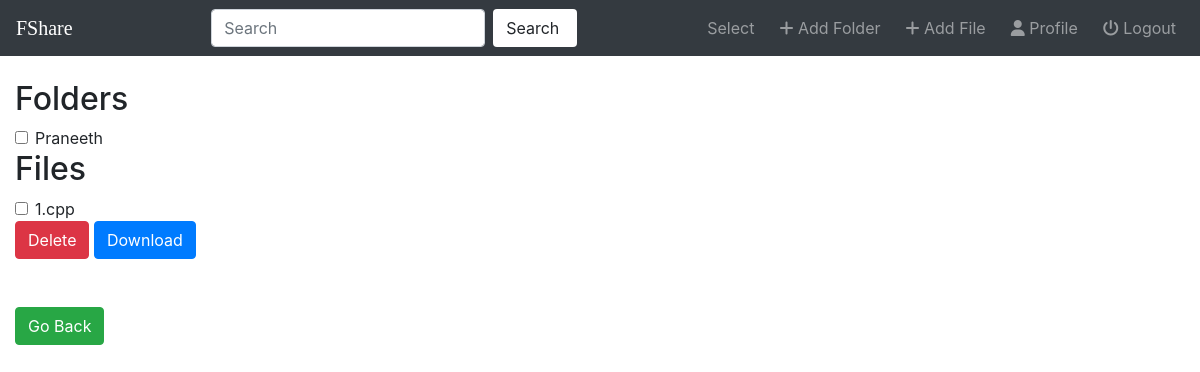
The app's page /fileshare/select/23/, older data.
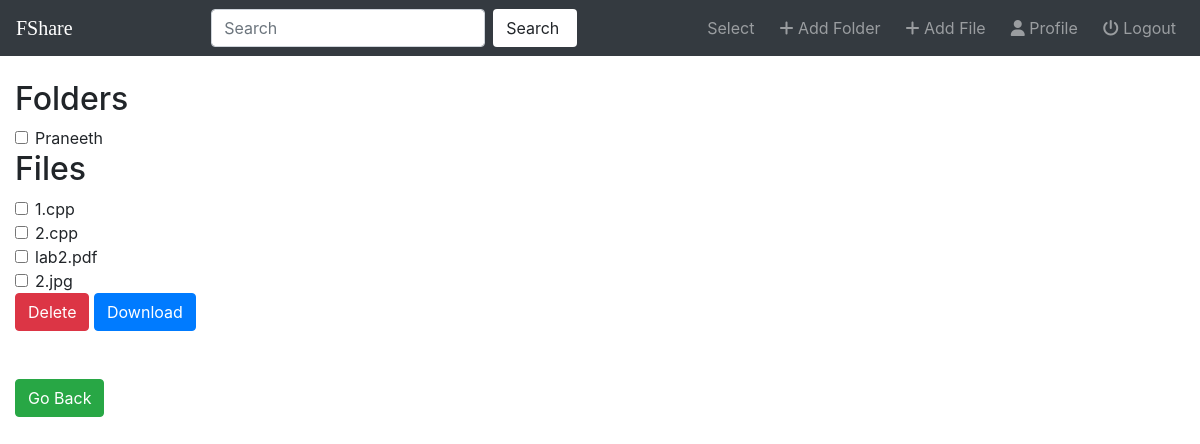
The same page, newer data.
### fileshare/models.py (models this page shows, shortened)
class Folder(models.Model):
    user = models.ForeignKey(User,on_delete=models.CASCADE,default=1)
    name = models.CharField(max_length=50)
    linkedfolder = models.ForeignKey("self",on_delete=models.CASCADE,null=True,blank=True)
    lastmodified = models.DateTimeField(auto_now=True)
    def __str__(self):
        return self.name

class File(models.Model):
    user = models.ForeignKey(User,on_delete=models.CASCADE,default=1)
    folder=models.ForeignKey(Folder,on_delete=models.CASCADE,null=True,blank=True)
    name = models.CharField(max_length=50,null=True,blank=True)
    file=models.FileField();
    created_on = models.DateTimeField(auto_now_add=True)
    def __str__(self):
        return self.name

### fileshare/views.py (the view)
# urls.py: path('select/<int:pk>/',views.select,name='select'),
def select(request,pk):
    folder = get_object_or_404(Folder,pk=pk)
    files = folder.file_set.all()
    folders = folder.folder_set.all()
    context={'folder':folder,'folders':folders,'files':files}
    return render(request,'fileshare/select.html',context)

### fileshare/templates/fileshare/select.html (shortened to what this page needs)
{% extends 'fileshare/base.html'%}
{% block body %}
<form action="{% url 'fileshare:list_delete' folder.pk %}" method="get">
  <h2>Folders</h2>
  {% for f in folders %}
    <div class="form-check">
      <label class="form-check-label" for="check1">
        <input type="checkbox" class="form-check-input" id="check1{{f.pk}}" name="folder" value="{{ f.pk }}">{{ f }}
      </label>
    </div>
  {% endfor %}
  <h2>Files</h2>
  {% for f in files %}
    <div class="form-check">
      <label class="form-check-label" for="check1">
        <input type="checkbox" class="form-check-input" id="check2{{f.pk}}" name="file" value="{{ f.pk }}">{{ f }}
      </label>
    </div>
  {% endfor %}
  <button type="button" class="btn btn-danger" data-toggle="modal" data-target="#myModal"> Delete </button>
  <button type="submit" class="btn btn-primary" formaction="{% url 'fileshare:list_download' %}">Download</button>
</form>
<br>
<br>
<a href="{% url 'fileshare:detail' folder.pk %}""><button type="button" class="btn btn-success">Go Back</button></a>
{% endblock %}

Row changes from the older to the newer data that the page shows:
added File: name "2.cpp"
added File: name "lab2.pdf"
added File: name "2.jpg"
